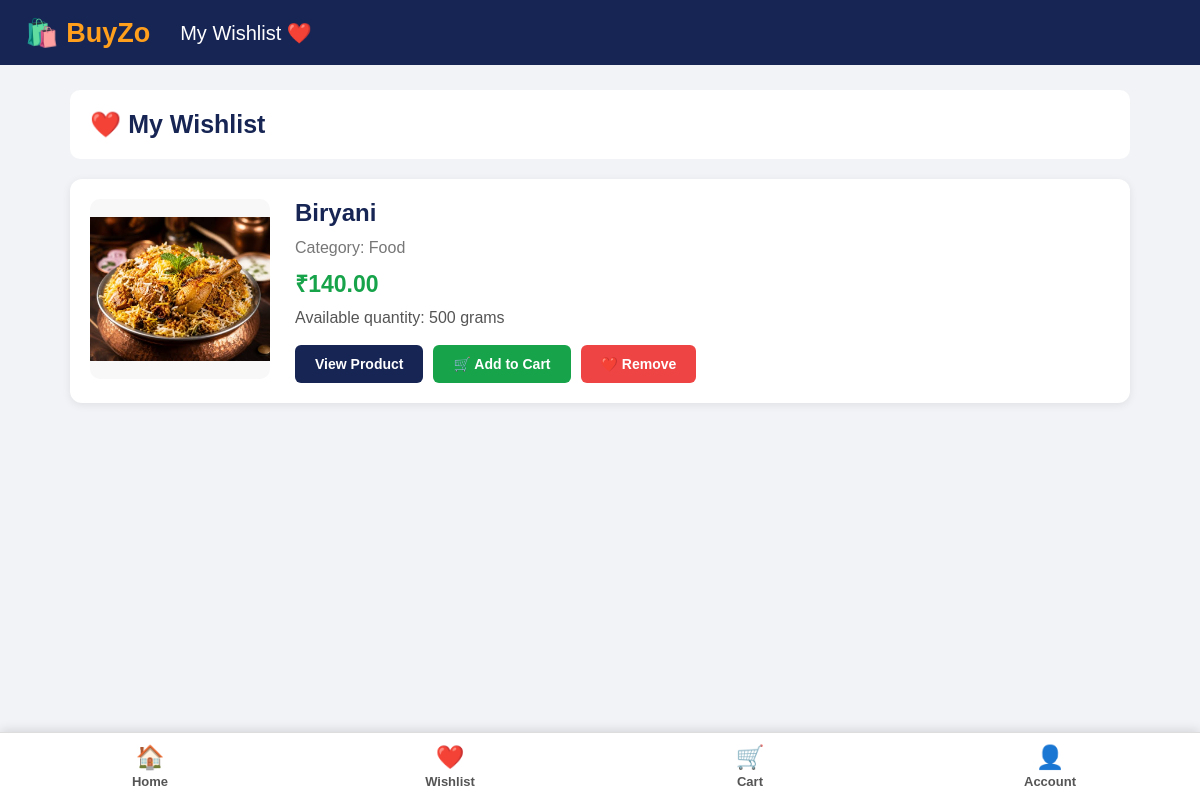
The app's page /wishlist/ (signed in) with its own data.
### store/models.py (models this page shows, shortened)
class WishlistItem(models.Model):
    customer = models.ForeignKey(
        Customer,
        on_delete=models.CASCADE,
        null=True,
        blank=True
    )
    product = models.ForeignKey(
        Product,
        on_delete=models.CASCADE
    )
    added_at = models.DateTimeField(
        auto_now_add=True
    )
    class Meta:
        constraints = [
            models.UniqueConstraint(
                fields=[
                    "customer",
                    "product"
                ],
                name="unique_customer_product_wishlist"
            )
        ]

class Product(models.Model):
    CATEGORY_CHOICES = [
        ("Food", "Food"),
        ("Grocery", "Grocery"),
        ("Books", "Books"),
        ("Medicine", "Medicine"),
        ("Electronics", "Electronics"),
        ("Fashion", "Fashion"),
    ]
    name = models.CharField(
        max_length=150
    )
    category = models.CharField(
        max_length=50,
        choices=CATEGORY_CHOICES
    )
    price = models.DecimalField(
        max_digits=10,
        decimal_places=2
    )
    quantity = models.CharField(
        max_length=20,
        default="1 kg"
    )
    image = models.ImageField(
        upload_to="products/",
        blank=True,
        null=True
    )

### store/views.py (the view)
def wishlist(request):
    customer = get_customer(request)
    if customer is None:
        return redirect("login")
    wishlist_items = WishlistItem.objects.filter(
        customer=customer
    ).select_related(
        "product"
    ).order_by("-added_at")
    return render(
        request,
        "store/wishlist.html",
        {
            "customer": customer,
            "wishlist_items": wishlist_items,
        }
    )

### store/views.py (called while the page is built)
def get_customer(request):
    customer_id = request.session.get("customer_id")
    if not customer_id:
        return None
    try:
        return Customer.objects.get(
            id=customer_id
        )
    except Customer.DoesNotExist:
        return None

### templates/store/wishlist.html (shortened to what this page needs)
<!DOCTYPE html>
<html lang="en">
<head>
</head>
<body>
<div class="header">
    <div class="logo">
        🛍️ BuyZo
    </div>
    <div class="header-title">
        My Wishlist ❤️
    </div>
</div>
<div class="container">
    <div class="wishlist-title">
        ❤️ My Wishlist
    </div>
    {% if wishlist_items %}
        {% for item in wishlist_items %}
            <div class="wishlist-card">
                <div>
                    {% if item.product.image %}
                        <img
                            src="{{ item.product.image.url }}"
                            alt="{{ item.product.name }}"
                            class="product-image"
                        >
                    {% endif %}
                </div>
                <div class="product-info">
                    <div class="product-name">
                        {{ item.product.name }}
                    </div>
                    <div class="category">
                        Category:
                        {{ item.product.category }}
                    </div>
                    <div class="price">
                        ₹{{ item.product.price }}
                    </div>
                    <div class="quantity">
                        Available quantity:
                        {{ item.product.quantity }}
                    </div>
                    <div class="buttons">
                        <a
                            href="{% url 'product_detail' item.product.id %}"
                            class="button view-button"
                        >
                            View Product
                        </a>
                        <form
                            method="POST"
                            action="{% url 'add_to_cart' item.product.id %}"
                            style="margin:0;"
                        >
                            <button
                                type="submit"
                                class="button cart-button"
                            >
                                🛒 Add to Cart
                            </button>
                        </form>
                        <a
                            href="{% url 'toggle_wishlist' item.product.id %}"
                            class="button remove-button"
                        >
                            ❤️ Remove
                        </a>
                    </div>
                </div>
            </div>
        {% endfor %}
    {% endif %}
</div>
<div class="bottom-nav">
    <a
        href="{% url 'home' %}"
        class="nav-item"
    >
        <div class="nav-icon">
            🏠
        </div>
        Home
    </a>
    <a
        href="{% url 'wishlist' %}"
        class="nav-item"
    >
        <div class="nav-icon">
            ❤️
        </div>
        Wishlist
    </a>
    <a
        href="{% url 'cart' %}"
        class="nav-item"
    >
        <div class="nav-icon">
            🛒
        </div>
        Cart
    </a>
    <a
        href="{% url 'login' %}"
        class="nav-item"
    >
        <div class="nav-icon">
            👤
        </div>
        Account
    </a>
</div>
</body>
</html>

### templates/store/wishlist.html (style rules this page uses)
* { box-sizing: border-box; }
body { margin: 0; font-family: Arial, sans-serif; background: #f1f3f6; padding-bottom: 80px; }
.header { background: #172554; color: white; height: 65px; display: flex; align-items: center; padding: 0 25px; }
.logo { font-size: 27px; font-weight: bold; color: #ff9f1c; }
.header-title { margin-left: 30px; font-size: 20px; }
.container { max-width: 1100px; margin: 25px auto; padding: 0 20px; }
.wishlist-title { background: white; padding: 20px; border-radius: 10px; margin-bottom: 20px; font-size: 25px; font-weight: bold; color: #172554; }
.wishlist-card { background: white; border-radius: 12px; padding: 20px; margin-bottom: 15px; display: flex; align-items: center; gap: 25px; box-shadow: 0 2px 8px rgba(0,0,0,0.08); }
.product-image { width: 180px; height: 180px; object-fit: contain; border-radius: 10px; background: #f8f8f8; }
.product-info { flex: 1; }
.product-name { font-size: 24px; font-weight: bold; color: #172554; margin-bottom: 12px; }
.category { color: #777; margin-bottom: 10px; }
.price { font-size: 23px; font-weight: bold; color: #16a34a; margin-bottom: 10px; }
.quantity { color: #555; margin-bottom: 18px; }
.buttons { display: flex; gap: 10px; flex-wrap: wrap; }
.button { display: inline-block; padding: 11px 20px; border-radius: 6px; text-decoration: none; font-size: 14px; font-weight: bold; border: none; cursor: pointer; }
.view-button { background: #172554; color: white; }
.remove-button { background: #ef4444; color: white; }
.cart-button { background: #16a34a; color: white; }
.bottom-nav { position: fixed; bottom: 0; left: 0; width: 100%; height: 68px; background: white; border-top: 1px solid #ddd; display: flex; justify-content: space-around; align-items: center; z-index: 1000; box-shadow: 0 -2px 10px rgba(0,0,0,0.12); }
.nav-item { flex: 1; height: 100%; display: flex; flex-direction: column; justify-content: center; align-items: center; text-decoration: none; color: #555; font-size: 13px; font-weight: bold; }
.nav-icon { font-size: 23px; margin-bottom: 3px; }

### records on screen
WishlistItem: product.image (picture), product.name "Biryani", product.category "Food", product.price "140.00", product.quantity "500 grams"
